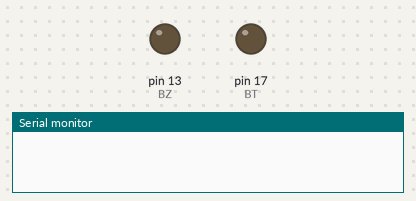
A sketch run on a simulated Arduino Uno, built with avr-gcc and run on an emulated ATmega328P. Parts: output pins drawn as LEDs (lit = HIGH), the last lines printed to the serial monitor.

Above: at 0.1 s.
At 9.1 s:
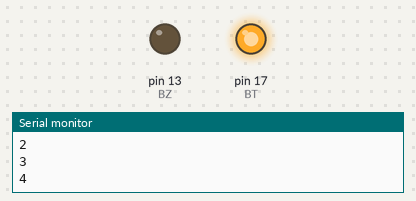
Timing chart, 0 to 10.6 s (numbered marks = the images above):
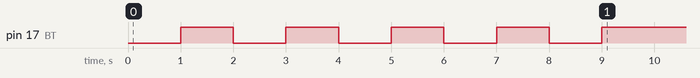

The sketch:

lap4.1.ino
```cpp
int BZ = 13;

int BT = 17;
void setup() {
    Serial.begin(9600);
    pinMode(BT , OUTPUT);
    int count = 1;
    while (count <= 5) {
        digitalWrite(BT , LOW);
        analogWrite(BZ , LOW);
        delay(1000);

        digitalWrite(BT , HIGH);
        analogWrite(BZ , HIGH);
        delay(1000);
        Serial.println(count);
        count++;
    }
}

void loop() {
}
```
